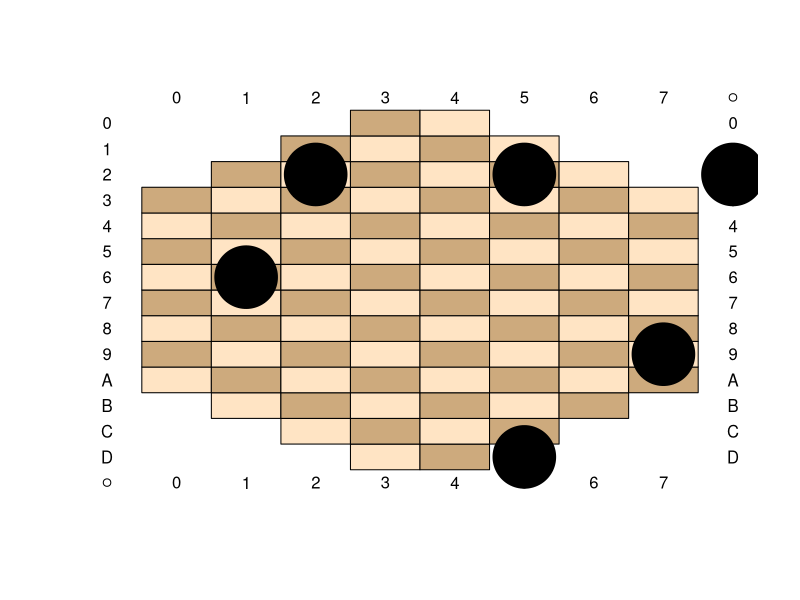

R code for this plot:
#!/usr/bin/Rscript
#
# draw_canvass.R
#
# Big Data Analytics Final Project
#  Visualization Part
#
# draw the Mini Camelot Game Canvass 
# from specified pieces information
#
# Example:
#  $ ./draw_canvass.R "323334354344X737482838485"
#
# Output:
#  A static PNG 'canvass-start.png' will be generated
#    to represent the initial state of the game canass
#  A dynamic GIF 'canvass-move.gif' will be generated
#    to represent the game moving process
#
# Robert WEN (robert.wen@nyu.edu)
# N12246277
#

# library to draw circles
library(plotrix)
# library to filter data frame
library(dplyr)

# echo OFF
options(echo=FALSE)

#
# check whether one (x,y) is in the list of cell locations
#
is_cell_in_list <- function(cell, cell_list) {

  off_x = cell[1]
  off_y = cell[2]

  cc <- filter(cell_list, x==off_x & y==off_y)
  ret <- (nrow(cc) > 0)

  return(ret)
}

#
# convert the hash mapkey to a list of cell locations
#
convert_hash_mapkey <- function(mapkey) {

  loc1 <- substr(mapkey, 1, 2)
  loc2 <- substr(mapkey, 3, 4)
  loc3 <- substr(mapkey, 5, 6)
  loc4 <- substr(mapkey, 7, 8)
  loc5 <- substr(mapkey, 9, 10)
  loc6 <- substr(mapkey, 11, 12)

  for (loc in c(loc1, loc2, loc3, loc4, loc5, loc6)) {
    off_x = strtoi(paste('0x', substr(loc, 1, 1), sep=''))
    off_y = strtoi(paste('0x', substr(loc, 2, 2), sep=''))

    loc_xy = c(off_x, off_y, 'north')

    if (exists("map_cell_list") == FALSE) {
      map_cell_list <- c(x=off_x, y=off_y, side='north')
    } else {
      map_cell_list <- rbind(map_cell_list, loc_xy)
    }
  }

  loc1 <- substr(mapkey, 14, 15)
  loc2 <- substr(mapkey, 16, 17)
  loc3 <- substr(mapkey, 18, 19)
  loc4 <- substr(mapkey, 20, 21)
  loc5 <- substr(mapkey, 22, 23)
  loc6 <- substr(mapkey, 24, 25)

  for (loc in c(loc1, loc2, loc3, loc4, loc5, loc6)) {
    off_x = strtoi(paste('0x', substr(loc, 1, 1), sep=''))
    off_y = strtoi(paste('0x', substr(loc, 2, 2), sep=''))

    loc_xy = c(off_x, off_y, 'south')
    map_cell_list <- rbind(map_cell_list, loc_xy)
  }

  map_cell_list <- data.frame(map_cell_list)
  return(map_cell_list)
}

draw_a_cell <- function(cell_info) {

  off_x = strtoi(cell_info[1,1])
  off_y = strtoi(cell_info[1,2])

  draw_off_x <- (40 + (off_y) * 40)
  draw_off_y <- (40 + (13-off_x) * 40)

  side = cell_info[1,3]
  if (side == "north") {
    color <- "white"
  } else {
    color <- "black"
  }

  draw.circle(draw_off_x, draw_off_y, 18, border=color, col=color)
}

# argument parsing and get cell list in data frame
args <- commandArgs(trailingOnly = TRUE)
mapkey <- args[1]

cell_map_list <- convert_hash_mapkey(mapkey)

# set target output file
png(paste("canvass",".png",sep=""), width=360, height=600)

# draw the game canvass
plot(c(0,360), c(0,600), axes = F, xlab = NA, ylab = NA)

# disabled cells are here
disabled_cells <- rbind(c(x=0,y=0),              c( 0,1), c( 0,2), c( 0,5), c( 0,6), c( 0,7))
disabled_cells <- rbind(disabled_cells, c(1, 0), c( 1,1),                   c( 1,6), c( 1,7))
disabled_cells <- rbind(disabled_cells, c(2, 0),                                     c( 2,7))
disabled_cells <- rbind(disabled_cells, c(11,0),                                     c(11,7))
disabled_cells <- rbind(disabled_cells, c(12,0), c(12,1),                   c(12,6), c(12,7))
disabled_cells <- rbind(disabled_cells, c(13,0), c(13,1), c(13,2), c(13,5), c(13,6), c(13,7))
disabled_cells <- data.frame(disabled_cells)

# draw all cells
for (x in 0:13) {
    for (y in 0:7) {
        if (is_cell_in_list(c(x,y), disabled_cells) == FALSE) {
            if ((x %% 2 == 0 & y %% 2 == 1) | (x %% 2 == 1 & y %% 2 == 0)){
                color <- "bisque1"
                rect(20 + y * 40, 20 + x * 40, 60 + y * 40, 60 + x * 40, col=color)
            } else if ((x %% 2 == 0 & y %% 2 == 0) | (x %% 2 == 1 & y %% 2 == 1)){
                color <- "burlywood3"
                rect(20 + y * 40, 20 + x * 40, 60 + y * 40, 60 + x * 40, col=color)
            }
        }
    }
}

# draw white and black cells
nrows <- nrow(cell_map_list)
for (i in 1:nrows) {
  draw_a_cell(cell_map_list[i,])
}

# draw the indexes
for (row in 0:13) {
  # left
  text(x = 0, y = 40 + (13 - row)*40, labels = toupper(as.hexmode(row)))
  # right
  text(x = 360, y = 40 + (13 - row)*40, labels = toupper(as.hexmode(row)))
}

for (col in 0:7) {
  # bottom
  text(x = 40 + col * 40, y = 0, labels = toupper(as.hexmode(col)))
  # upper
  text(x = 40 + col * 40, y = 600, labels = toupper(as.hexmode(col)))
}

dev.off()

